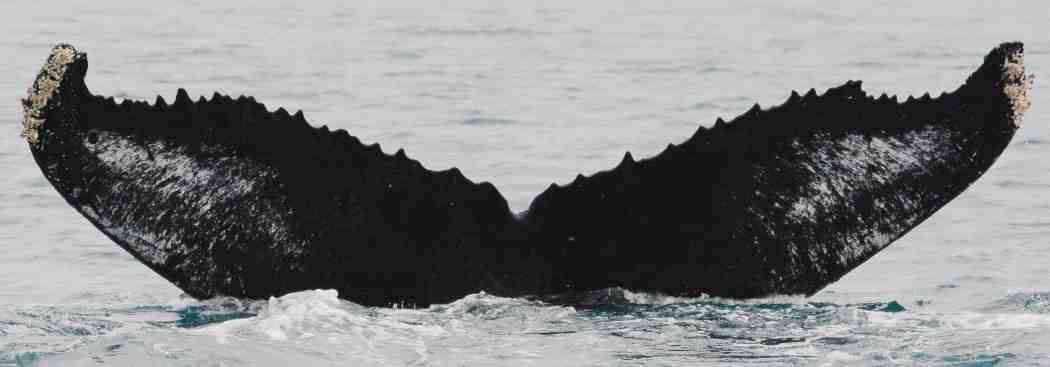
#> input picture tail.jpg, 1050 x 367 px, found by its file name
$ python test_manual.py
#> lines starting #> are read from the running program, lines starting #| are printed output that depends on the picture
from skimage import segmentation, future, io, color, morphology
import pathlib
import numpy as np
from PIL import Image

def extract_background(rgba):
    # rgba: an image with dimensions [width, height, 4 (rgba)]
    # assumes current background is set to 0 on the alpha channel
    # removes foreground and sets equal to average of background values
    pass

if __name__ == "__main__":

    file = pathlib.Path('C:/Users/felpsdl/PycharmProjects/happywhale/tail.jpg')
    img = io.imread(file)
#> img is the input picture: shape (367, 1050, 3); mean R, G, B 131.2, 132, 132.2
    s = img.shape
#> s = (367, 1050, 3)

    mask = future.manual_lasso_segmentation(img)
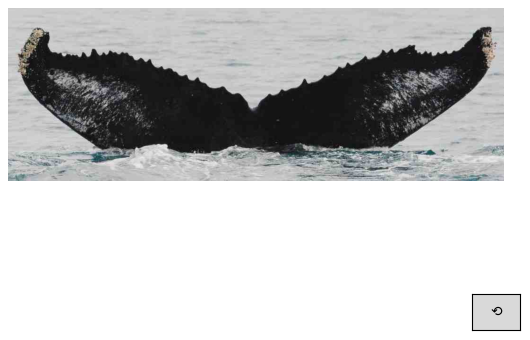
#> figure drawn by matplotlib, 1 panel
#> mask: shape (367, 1050) int64; every value is 0
    # io.imshow(mask)
    # io.show()

    '''
    labels = segmentation.slic(img, n_segments=5000, compactness=10.0, sigma=0)
    # out = color.label2rgb(labels, img, kind='avg')
    # io.imshow(out)
    # io.show()

    # filter any clusters that are not total contained within the mask
    all = np.unique(labels)
    background = np.multiply(labels, np.logical_not(mask))
    background = np.unique(background) #these are the clusters in the background
    tail_set = np.setdiff1d(all, background)

    # refine the mask
    rf = np.zeros_like(mask, dtype='bool')
    for x in range(s[0]):
        for y in range(s[1]):
            if labels[x,y] in tail_set:
                rf[x,y] = True
    '''

    # morphological operations
    rf = morphology.binary_dilation(mask, morphology.disk(radius=10))
#> rf: shape (367, 1050) bool; every value is 0

    # io.imshow(rf*img)
    # io.show()

    # write tail to file
    rgba = np.zeros(shape=(s[0], s[1], 4), dtype='uint8')
    rgba[:,:,0:3]=img
    rgba[:,:,3]=rf*255
    np.save('tail.npy', rgba)
    io.imshow(rgba)
    io.show()
